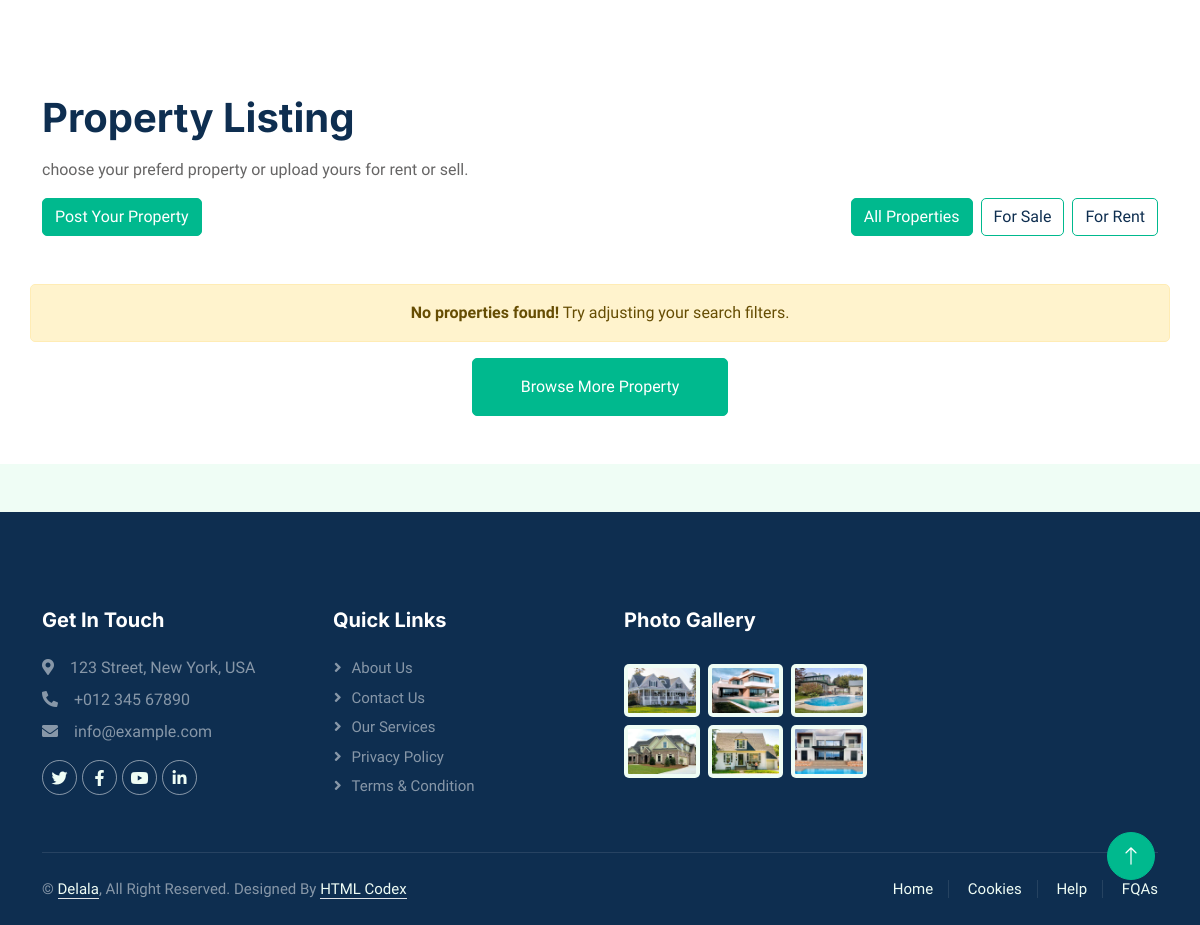
/property-list/?property_type=apartment (signed in, lower part), run on an earlier commit of the app's database.
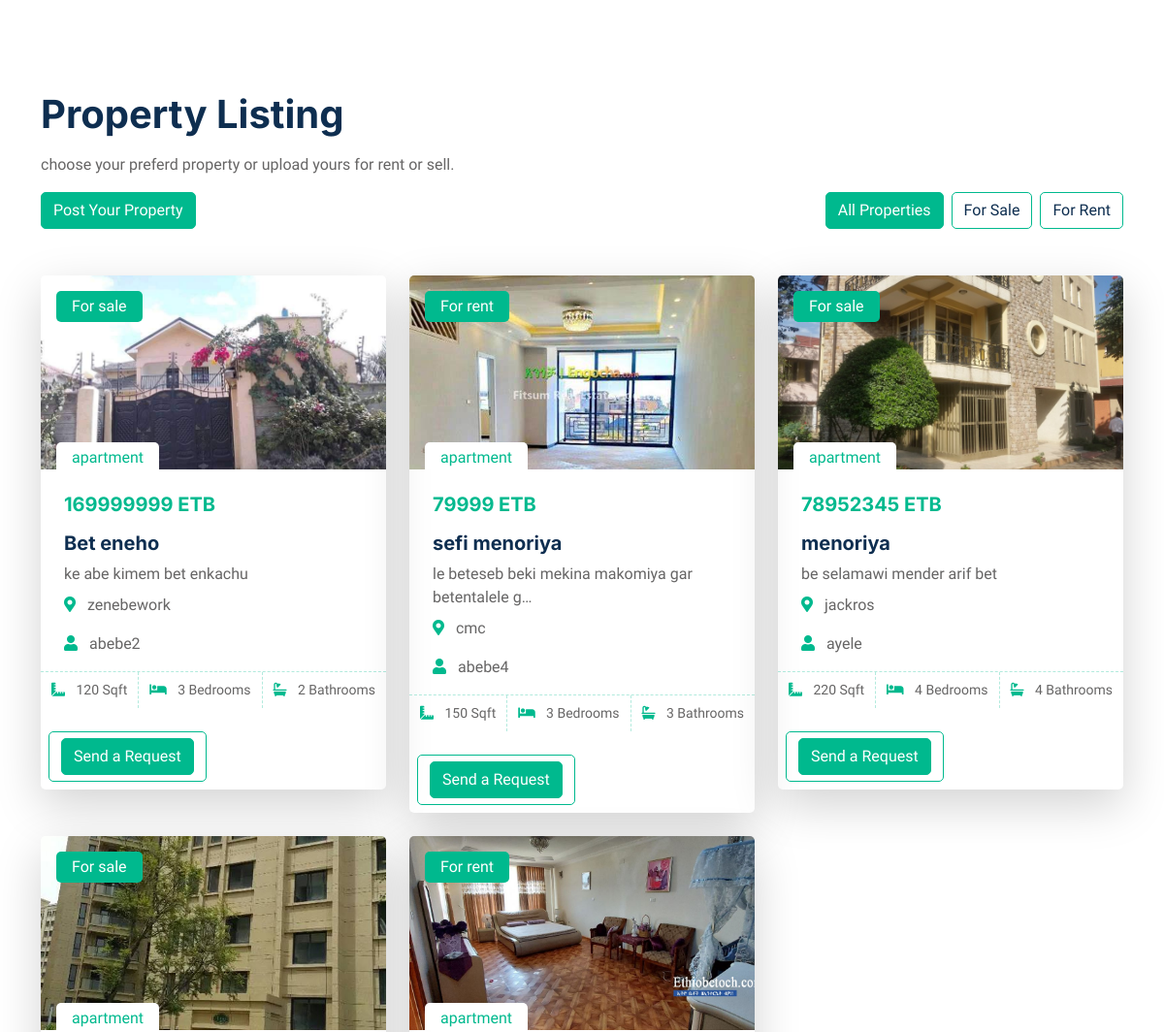
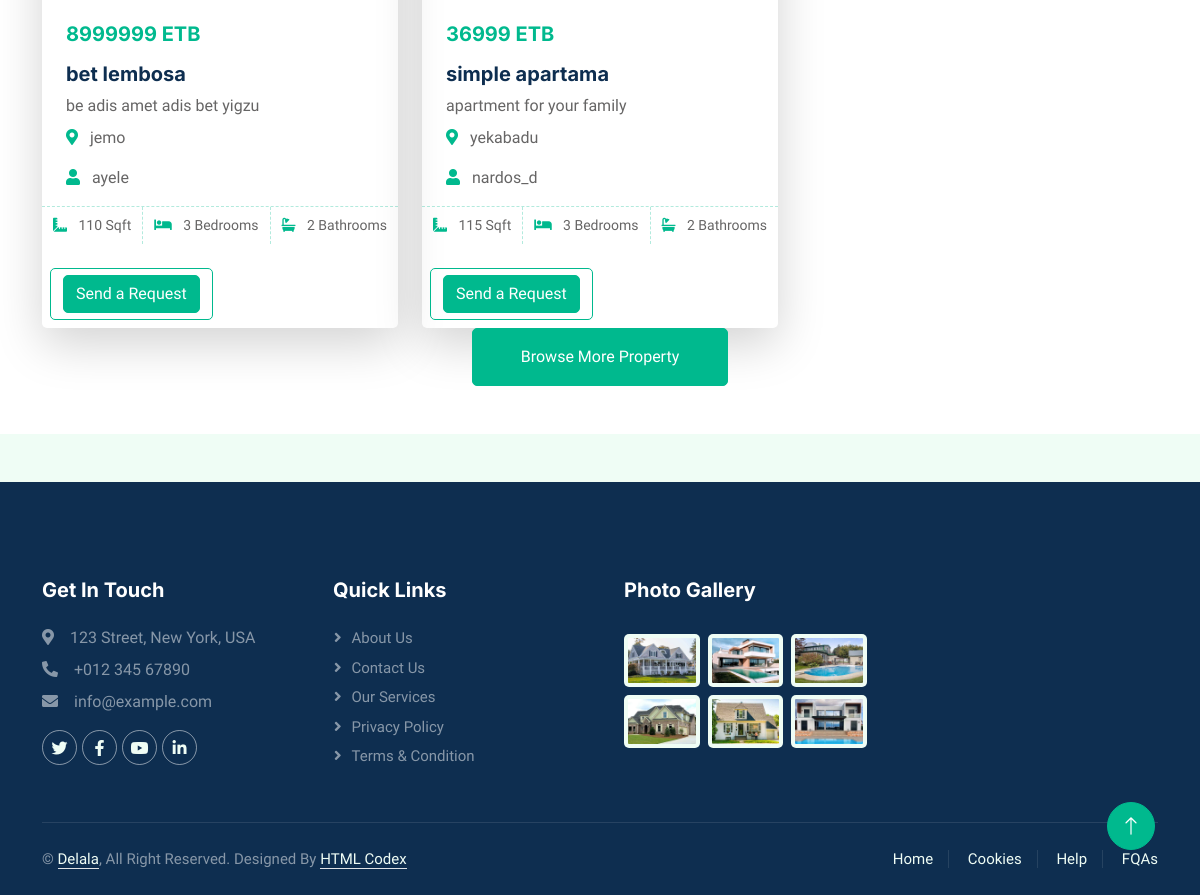
And on a later commit of the database (2 pictures, top to bottom).
### main/models.py (models this page shows, shortened)
class Property(models.Model):
    user = models.ForeignKey(User, on_delete=models.CASCADE)
    title = models.CharField(max_length=122)
    description = models.TextField()
    PROPERTY_TYPES = [('villa', 'Villa'), ('apartment', 'Apartment'), ('office', 'Office')]
    PROPERTY_FOR = [('sale', 'Sale'), ('rent', 'Rent')]
    AVAILABILITY_CHOICES = [
        ('available', 'Available'),
        ('rented', 'Rented'),
        ('unavailable', 'Unavailable'),
        ('sold', 'Sold')
    ]
    property_type = models.CharField(max_length=122, choices=PROPERTY_TYPES, default='villa')
    property_for = models.CharField(max_length=122, choices=PROPERTY_FOR, default='sale')
    available = models.CharField(max_length=122, choices=AVAILABILITY_CHOICES, default='available')
    image = models.ImageField(upload_to='property_images', default='static/website/img/logo.jpg')
    bedrooms = models.IntegerField(default=0)
    bathrooms = models.IntegerField(default=0)
    price = models.IntegerField(default=0)
    area = models.IntegerField(default=0)
    location = models.CharField(max_length=122)

### main/views.py (the view)
# urls.py: path("property-list/", views.property_list, name="property-list"),
@login_required(login_url='login')
def property_list(request):
    properties = Property.objects.all()
    user_requests = Request.objects.filter(user=request.user).values_list('property_id', flat=True)
    property_type = request.GET.get('property_type', '').strip()
    property_for = request.GET.get('property_for', '').strip()
    location = request.GET.get('location', '').strip()
    price_min = request.GET.get('price_min', '').strip()
    price_max = request.GET.get('price_max', '').strip()
    if property_type and property_type in dict(Property.PROPERTY_TYPES):
        properties = properties.filter(property_type=property_type)
    if property_for and property_for in dict(Property.PROPERTY_FOR):
        properties = properties.filter(property_for=property_for)
    if location:
        properties = properties.filter(location__icontains=location)
    if price_min.isdigit():
        properties = properties.filter(price__gte=int(price_min))
    if price_max.isdigit():
        properties = properties.filter(price__lte=int(price_max))
    no_results = not properties.exists()
    return render(request, 'property-list.html', {'properties': properties, 'no_results': no_results, 'user_requests': user_requests,})

### main/templates/property-list.html (shortened to what the changed rows need)
{% load static %}
<!DOCTYPE html>
<html lang="en">
<head>
    <link href="https://cdnjs.cloudflare.com/ajax/libs/font-awesome/5.10.0/css/all.min.css" rel="stylesheet">
    <link href="https://cdn.jsdelivr.net/npm/bootstrap-icons@1.4.1/font/bootstrap-icons.css" rel="stylesheet">
    <link href="{% static 'website/lib/animate/animate.min.css' %}" rel="stylesheet">
    <link href="{% static 'website/lib/owlcarousel/assets/owl.carousel.min.css' %}" rel="stylesheet">
    <link href="{% static 'website/css/bootstrap.min.css' %}" rel="stylesheet">
    <link href="{% static 'website/css/style.css' %}" rel="stylesheet">
</head>
<body>
    <div class="container-xxl bg-white p-0">
        <div class="container-xxl py-5">
            <div class="container">
                <div class="row g-0 gx-5 align-items-end">
                    <div class="col-lg-6">
                        <div class="text-start mx-auto mb-5 wow slideInLeft" data-wow-delay="0.1s">
                            <h1 class="mb-3">Property Listing</h1>
                        </div>
                    </div>
                </div>
                <div class="tab-content">
                    <div id="tab-1" class="tab-pane fade show p-0 active">
                        <div class="row g-4">
                            {% for property in properties %}
                                <div class="col-lg-4 col-md-6 wow fadeInUp" data-wow-delay="0.1s">
                                    <div class="property-item rounded overflow-hidden shadow-lg">
                                        <div class="position-relative overflow-hidden">
                                            <div style="height: 200px"><img class="h-100 w-100" style="object-fit: cover" src="{{ property.image.url }}" alt="image of {{ property.title }}"></div>
                                            <div class="bg-primary rounded text-white position-absolute start-0 top-0 m-3 py-1 px-3"> For {{ property.property_for }} </div>
                                            <div class="bg-white rounded-top text-primary position-absolute start-0 bottom-0 mx-3 pt-1 px-3">{{ property.property_type }}</div>
                                        </div>
                                        <div class="p-4 pb-0">
                                            <h5 class="text-primary mb-3">{{ property.price }} ETB</h5>
                                            <p class="d-block h5 mb-2">{{ property.title }}</p>
                                            <p class="d-block h9 mb-2">{{ property.description|truncatechars:50 }}</p>
                                            <p><i class="fa fa-map-marker-alt text-primary me-2"></i> {{ property.location }}</p>
                                            <p><i class="fa fa-user text-primary me-2"></i> {{ property.user }}</p>
                                        </div>
                                        <div class="d-flex border-top">
                                            <small class="flex-fill text-center border-end py-2"><i class="fa fa-ruler-combined text-primary me-2"></i> {{ property.area }} Sqft</small>
                                            <small class="flex-fill text-center border-end py-2"><i class="fa fa-bed text-primary me-2"></i> {{ property.bedrooms }} Bedrooms</small>
                                            <small class="flex-fill text-center py-2"><i class="fa fa-bath text-primary me-2"></i> {{ property.bathrooms }} Bathrooms</small>
                                        </div>
                                        <div class="d-flex justify-content-between p-2">
                                        </div>
                                        <div class="d-flex justify-content-between p-2">
                                            {% if user.is_authenticated and user != property.user %}
                                                {% if property.available == 'available' %}
                                                    <div class="btn btn-outline-primary">
                                                        <a href="{% url 'send_request' property.id %}" class="btn btn-primary">Send a Request</a>
                                                    </div>
                                                {% else %}
                                                    <span class="text-danger">{{ property.available }}</span>
                                                {% endif %}
                                            {% endif %}
                                        </div>
                                    </div>
                                </div>
                            {% endfor %}
                            {% if no_results %}
                                <div class="alert alert-warning text-center" role="alert">
                                    <strong>No properties found!</strong> Try adjusting your search filters.
                                </div>
                            {% endif %}
                        </div>
                    </div>
                        </div>
                    </div>
                </div>
            </div>
</body>
</html>

What changed in the data, as far as the page shows it:
added Property: image (picture), property_for "sale", property_type "apartment", price "169999999", title "Bet eneho", description "ke abe kimem bet enkachu", location "zenebework", user "abebe2", area "120", bedrooms "3", bathrooms "2", available "Send a Request"
added Property: image (picture), property_for "rent", property_type "apartment", price "79999", title "sefi menoriya", description "le beteseb beki mekina makomiya gar betentalele g…", location "cmc", user "abebe4", area "150", bedrooms "3", bathrooms "3", available "Send a Request"
added Property: image (picture), property_for "sale", property_type "apartment", price "78952345", title "menoriya", description "be selamawi mender arif bet", location "jackros", user "ayele", area "220", bedrooms "4", bathrooms "4", available "Send a Request"
added Property: image (picture), property_for "sale", property_type "apartment", price "8999999", title "bet lembosa", description "be adis amet adis bet yigzu", location "jemo", user "ayele", area "110", bedrooms "3", bathrooms "2", available "Send a Request"
added Property: image (picture), property_for "rent", property_type "apartment", price "36999", title "simple apartama", description "apartment for your family", location "yekabadu", user "nardos_d", area "115", bedrooms "3", bathrooms "2", available "Send a Request"
Also different on the page:
text no longer shown: "No properties found! Try adjusting your search filters."
